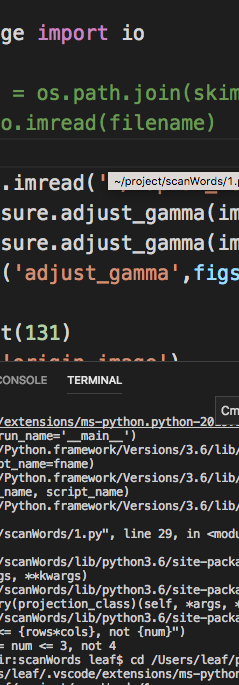
#> input picture sourceImages/WX20191218-224733.png, 239 x 685 px
$ python 1.py
#> lines starting #> are read from the running program, lines starting #| are printed output that depends on the picture
from skimage import data, exposure, img_as_float,io
import matplotlib.pyplot as plt

#调整图片的对比度
image = io.imread('./sourceImages/WX20191218-224733.png')
#> image is the input picture: shape (685, 239, 4); mean R, G, B, A 53.4, 53.3, 52.6, 255
# image = img_as_float(data.moon())
gam1= exposure.adjust_gamma(image, 2)   #调暗
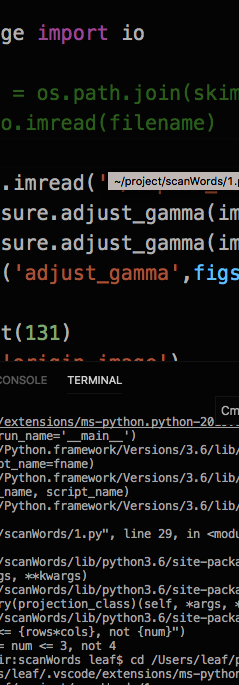
#> gam1: shape (685, 239, 4); mean R, G, B, A 23.2, 22.8, 22.2, 255
gam2= exposure.adjust_gamma(image, 0.5)  #调亮
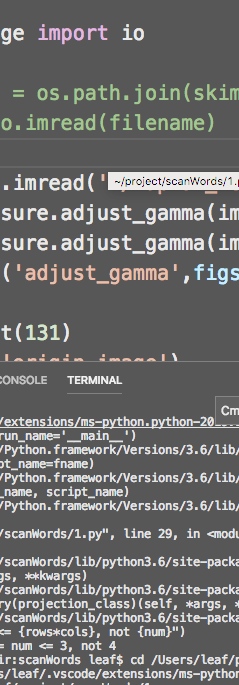
#> gam2: shape (685, 239, 4); mean R, G, B, A 107.1, 107.2, 106.6, 255
plt.figure('adjust_gamma',figsize=(8,8))

plt.subplot(131)
plt.title('origin image')
plt.imshow(image,plt.cm.gray)
plt.axis('off')

plt.subplot(132)
plt.title('gamma=2')
plt.imshow(gam1,plt.cm.gray)
plt.axis('off')

plt.subplot(133)
plt.title('gamma=0.5')
plt.imshow(gam2,plt.cm.gray)
plt.axis('off')

plt.show()
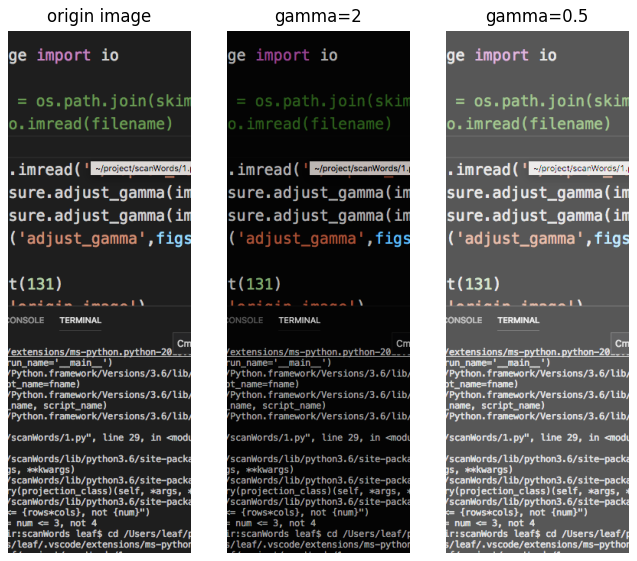
#> figure drawn by matplotlib, 3 panels
